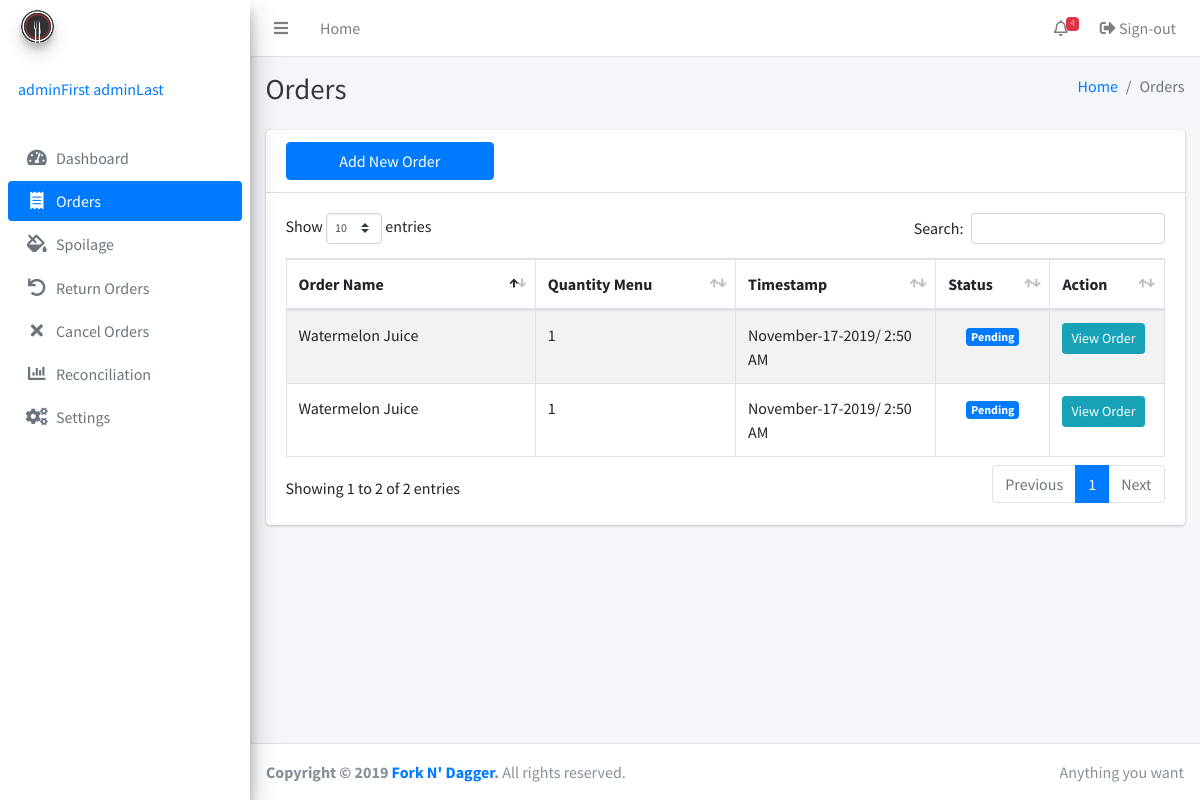
Screenshot of /order.php (signed in) with the database file from the repository.
### tables this page shows
CREATE TABLE IF NOT EXISTS `orders` (
  `order_id` bigint(255) NOT NULL,
  `qtyMenu` bigint(255) DEFAULT NULL,
  `menu_id` bigint(255) DEFAULT NULL,
  `timestamp` timestamp(6) NULL DEFAULT NULL,
  `status` enum('Pending','Canceled','Returned','Delivered') DEFAULT NULL,
  `lastUpdatedStatus` timestamp(6) NULL DEFAULT NULL,
  `adminID` int(255) NOT NULL,
  PRIMARY KEY (`order_id`)
);

CREATE TABLE IF NOT EXISTS `menu` (
  `id` bigint(255) NOT NULL AUTO_INCREMENT,
  `name` varchar(255) NOT NULL,
  `description` varchar(255) NOT NULL,
  `timestamp` timestamp(6) NOT NULL,
  `adminID` int(255) NOT NULL,
  PRIMARY KEY (`id`)
);

### inc/session.php (called while the page is built, shortened)
<?php
	include 'inc/conn.php';;
	if(isset($_SESSION['admin'])){
		$query = $conn -> prepare("SELECT * FROM admins WHERE id = ? ");
		$query -> bind_param("s", $variable);
		$query -> execute();
		$result = $query->get_result();
		$user = mysqli_fetch_assoc($result);
		$role = $user['role'];
	}
	else{
		header('location: home.php');
		exit();
	}
?>

### order.php (the view, shortened to what this page needs)
<?php include 'inc/session.php'; ?>
<?php include 'inc/header.php'; ?>
<body class="hold-transition sidebar-mini">
<div class="wrapper">
<?php
$current = "order";
include 'inc/navbar.php'; ?>
  <div class="content-wrapper">
    <div class="content-header">
      <div class="container-fluid">
        <div class="row mb-2">
          <div class="col-sm-6">
            <h1 class="m-0 text-dark">Orders</h1>
          </div>
          <div class="col-sm-6">
            <ol class="breadcrumb float-sm-right">
              <li class="breadcrumb-item"><a href="index.php">Home</a></li>
              <li class="breadcrumb-item active">Orders</li>
            </ol>
          </div>
        </div>
      </div>
    </div>
    <div class="content">
      <div class="container">
        <div class="row">
          <div class="col-12">
            <div class="card">
              <div class="card-header">
                <div class="row">
                  <div class="col-3">
                  <button type="button" class="btn btn-block btn-primary" data-toggle="modal" data-target="#item">Add New Order</button>
                  </div>
                </div>
              </div>
              <div class="card-body">
                <table class="table table-bordered table-striped display">
                  <thead>
                  <tr>
                    <th width="160">Order Name</th>
                    <th width="120">Quantity Menu</th>
                    <th width="120">Timestamp</th>
                    <th width="50">Status</th>
                    <th width="50">Action</th>
                  </tr>
                  </thead>
                  <tbody>
                  <?php
                  $getAllOrders = mysqli_query($conn, "SELECT * FROM `orders` JOIN `menu` ON id=menu_id");
                  while($row = mysqli_fetch_assoc($getAllOrders)) {
                     if ($row['status'] == 'Pending'){
                        $color = 'primary';
                      } elseif ($row['status'] == 'Canceled'){
                        $color = 'danger';
                        $orderstatus = 'hidden';
                      } elseif ($row['status'] == 'Returned'){
                        $color = 'warning';
                        $orderstatus = 'hidden';
                      } else {
                        $color = 'success';
                        $orderstatus = 'hidden';
                      }
                  ?>
                    <tr>
                      <td><?php echo ucwords($row['name']); ?></td>
                      <td><?php echo $row['qtyMenu']; ?></td>
                      <td><?php echo date('F-j-Y/ g:i A',strtotime($row['timestamp']));  ?></td>
                      <td class="text-center"><span class="badge bg-<?php echo $color; ?>"><?php echo $row['status']; ?></span></td>
                      <td>
                        <button type="button" class="btn btn-info btn-sm m-0" data-toggle="modal" data-target="#viewOrder<?php echo $row['order_id'] ?>">View Order</button>
                      </td>
                    </tr>
                  <?php
                  }
                  ?>
                  </tbody>
                </table>
              </div>
            </div>
          </div>
        </div>
      </div>
  </div>
</div>
  <?php include 'inc/footer.php'; ?>
</div>
</body>
</html>

### inc/navbar.php (shortened to what this page needs)
  <nav class="main-header navbar navbar-expand navbar-white navbar-light">
    <ul class="navbar-nav">
      <li class="nav-item">
        <a class="nav-link" data-widget="pushmenu" href="#"><i class="fas fa-bars"></i></a>
      </li>
      <li class="nav-item d-none d-sm-inline-block">
        <a href="index3.html" class="nav-link">Home</a>
      </li>
    </ul>
    <ul class="navbar-nav ml-auto">
      <li class="nav-item dropdown">
        <a class="nav-link" data-toggle="dropdown" href="#">
          <i class="far fa-bell"></i>
        <?php
        $result3 = mysqli_query($conn, "SELECT count(*) as counted FROM inventory where lowquantity >= quantity or quantity = 0");
         $row1 = mysqli_fetch_assoc($result3);
         $counted = $row1['counted'];
         echo '<span class="badge badge-danger navbar-badge">'.$counted.'</span>';
        ?>
        </a>
      </li>
      <li class="nav-item">
        <a class="nav-link" href="logout.php"><i class="nav-icon fas fa-sign-out-alt"></i> Sign-out</a>
      </li>
    </ul>
  </nav>
  <aside class="main-sidebar sidebar-gray elevation-4">
    <a href="index3.html" class="brand-link">
      <img src="image/logo.png" alt="Fork N' Dagger Logo" class="brand-image img-circle elevation-3"
           style="opacity: .8">
      <span class="brand-text font-weight-light">Fork N' Dagger</span>
    </a>
    <div class="sidebar">
      <div class="user-panel mt-3 pb-3 mb-3 d-flex">
        <div class="info">
          <a href="#" class="d-block"><?php echo $user['firstname']. ' '.$user['lastname']; ?></a>
        </div>
      </div>
<?php
switch ($role): ?>
<?php default: ?>
      <nav class="mt-2">
        <ul class="nav nav-pills nav-sidebar flex-column" data-widget="treeview" role="menu" data-accordion="false">
          <li class="nav-item">
            <a href="index.php" class="nav-link <?php if($current == 'Dashboard') {echo 'active';} ?>">
              <i class="nav-icon fas fa-tachometer-alt"></i>
              <p>
                Dashboard
              </p>
            </a>
          </li>
          <li class="nav-item">
            <a href="order.php" class="nav-link <?php if($current == 'order') {echo 'active';} ?>">
              <i class="nav-icon fas fa-receipt"></i>
              <p>
                Orders
              </p>
            </a>
          </li>
          <li class="nav-item">
            <a href="spoilage.php" class="nav-link <?php if($current == 'spoilage') {echo 'active';} ?>">
              <i class="nav-icon fas fa-fill-drip"></i>
              <p>
                Spoilage
              </p>
            </a>
          </li>
          <li class="nav-item">
            <a href="returnorders.php" class="nav-link <?php if($current == 'return') {echo 'active';} ?>">
              <i class="nav-icon fas fa-undo"></i>
              <p>
                Return Orders
              </p>
            </a>
          </li>
          <li class="nav-item">
            <a href="cancelorders.php" class="nav-link <?php if($current == 'cancel') {echo 'active';} ?>">
              <i class="nav-icon fas fa-times"></i>
              <p>
                Cancel Orders
              </p>
            </a>
          </li>
          <li class="nav-item">
            <a href="reconciliation.php" class="nav-link <?php if($current == 'reconciliation') {echo 'active';} ?>">
              <i class="nav-icon fas fa-chart-bar"></i>
              <p>
                Reconciliation
              </p>
            </a>
          </li>
          <li class="nav-item">
            <a href="settings.php" class="nav-link <?php if($current == 'settings') {echo 'active';} ?>">
              <i class="nav-icon fas fa-cogs"></i>
              <p>
                Settings
              </p>
            </a>
          </li>
        </ul>
      </nav>
<?php endswitch; ?>
    </div>
  </aside>

### inc/header.php (style rules this page uses)
p, h1, h2, h3, h4, h5, h6, label, td, dt, dd { user-select: none; -webkit-user-select: none; -khtml-user-select: none; -moz-user-select: none; -ms-user-select: none; }

### rows the page displays
orders: menu.name "Watermelon Juice", qtyMenu "1", menu.timestamp "November-17-2019/ 2:50 AM", status "Pending"
orders: menu.name "Watermelon Juice", qtyMenu "1", menu.timestamp "November-17-2019/ 2:50 AM", status "Pending"

### other values shown
$counted "4"
$user['firstname'] "adminFirst"
$user['lastname'] "adminLast"
